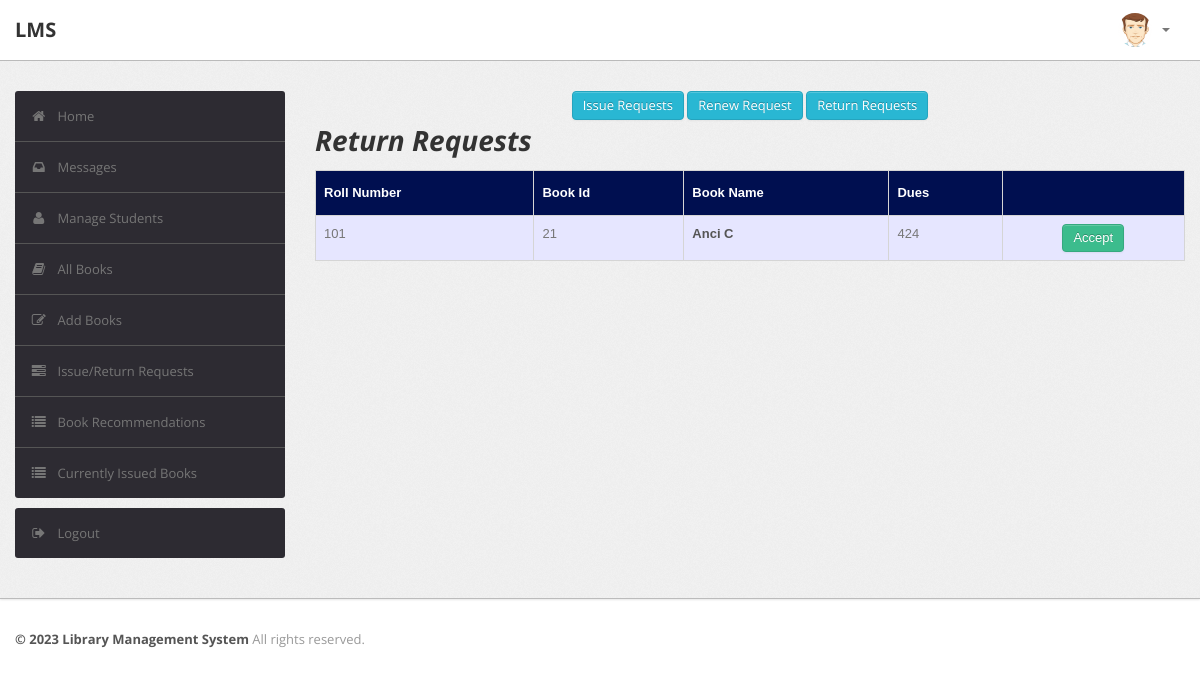
The page /admin/return_requests.php (signed in) on the database its author committed.
### tables this page shows
CREATE TABLE `return` (
  `RollNo` varchar(50) NOT NULL,
  `BookId` int(10) NOT NULL
);

CREATE TABLE `book` (
  `BookId` int(10) NOT NULL,
  `Title` varchar(50) DEFAULT NULL,
  `Publisher` varchar(50) DEFAULT NULL,
  `Year` varchar(50) DEFAULT NULL,
  `Availability` int(5) DEFAULT NULL
);

### admin/return_requests.php (the view, shortened to what this page needs)
<?php
require('dbconn.php');
?>
<?php
if ($_SESSION['RollNo']) {
    ?>
<!DOCTYPE html>
<html lang="en">
    <head>
        <link type="text/css" href="bootstrap/css/bootstrap.min.css" rel="stylesheet">
        <link type="text/css" href="bootstrap/css/bootstrap-responsive.min.css" rel="stylesheet">
        <link type="text/css" href="css/theme.css" rel="stylesheet">
        <link type="text/css" href="images/icons/css/font-awesome.css" rel="stylesheet">
    </head>
    <body>
        <div class="navbar navbar-fixed-top">
            <div class="navbar-inner">
                <div class="container">
                        <a class="brand" href="index.php">LMS </a>
                    <div class="nav-collapse collapse navbar-inverse-collapse">
                        <ul class="nav pull-right">
                            <li class="nav-user dropdown"><a href="#" class="dropdown-toggle" data-toggle="dropdown">
                                <img src="images/user.png" class="nav-avatar" />
                                <b class="caret"></b></a>
                            </li>
                        </ul>
                    </div>
                </div>
            </div>
        </div>
        <div class="wrapper">
            <div class="container">
                <div class="row">
                    <div class="span3">
                        <div class="sidebar">
                            <ul class="widget widget-menu unstyled">
                                <li class="active"><a href="index.php"><i class="menu-icon icon-home"></i>Home
                                </a></li>
                                 <li><a href="message.php"><i class="menu-icon icon-inbox"></i>Messages</a>
                                </li>
                                <li><a href="student.php"><i class="menu-icon icon-user"></i>Manage Students </a>
                                </li>
                                <li><a href="book.php"><i class="menu-icon icon-book"></i>All Books </a></li>
                                <li><a href="addbook.php"><i class="menu-icon icon-edit"></i>Add Books </a></li>
                                <li><a href="requests.php"><i class="menu-icon icon-tasks"></i>Issue/Return Requests </a></li>
                                <li><a href="recommendations.php"><i class="menu-icon icon-list"></i>Book Recommendations </a></li>
                                <li><a href="current.php"><i class="menu-icon icon-list"></i>Currently Issued Books </a></li>
                            </ul>
                            <ul class="widget widget-menu unstyled">
                                <li><a href="logout.php"><i class="menu-icon icon-signout"></i>Logout </a></li>
                            </ul>
                        </div>
                    </div>
                    <div class="span9">
                        <center>
                        <a href="issue_requests.php" class="btn btn-info">Issue Requests</a>
                        <a href="renew_requests.php" class="btn btn-info">Renew Request</a>
                        <a href="return_requests.php" class="btn btn-info">Return Requests</a>
                        </center>
                        <h1><i>Return Requests</i></h1>
                        <table class="table" id = "tables">
                                  <thead>
                                    <tr>
                                      <th>Roll Number</th>
                                      <th>Book Id</th>
                                      <th>Book Name</th>
                                      <th>Dues</th>
                                      <th></th>
                                    </tr>
                                  </thead>
                                  <tbody>
                                    <?php
                            $sql = "SELECT return.BookId, return.RollNo, book.Title, DATEDIFF(CURDATE(), record.Due_Date) AS x
                            FROM `return`
                            JOIN book ON return.BookId = book.BookId
                            JOIN record ON return.BookId = record.BookId AND return.RollNo = record.RollNo;
                            ";
                            $result=$conn->query($sql);
                            while($row=$result->fetch_assoc())
                            {
                                $bookid=$row['BookId'];
                                $rollno=$row['RollNo'];
                                $name=$row['Title'];
                                $dues=$row['x'];
                            ?>
                                    <tr>
                                      <td><?php echo strtoupper($rollno) ?></td>
                                      <td><?php echo $bookid ?></td>
                                      <td><b><?php echo $name ?></b></td>
                                      <td><?php
                                      if($dues > 0)
                                          echo $dues;
                                          else
                                          echo 0; ?></td>
                                      <td><center>
                                        <a href="acceptreturn.php?id1=<?php echo $bookid; ?>&id2=<?php echo $rollno; ?>&id3=<?php echo $dues ?>" class="btn btn-success">Accept</a>
                                    </center></td>
                                    </tr>
                               <?php } ?>
                               </tbody>
                                </table>
                            </div>
                </div>
            </div>
        </div>
<div class="footer">
            <div class="container">
                <b class="copyright">&copy; 2023 Library Management System </b>All rights reserved.
            </div>
        </div>
    </body>
</html>
<?php }
else {
    echo "<script type='text/javascript'>alert('Access Denied!!!')</script>";
} ?>

### admin/css/theme.css (style rules this page uses)
#tables { font-family: "Trebuchet MS", Arial, Helvetica, sans-serif; border-collapse: collapse; width: 100%; }
#tables td, #tables th { border: 1px solid #ddd; padding: 8px; }
#tables tr:nth-child(odd) { background-color: #e6e6ff; }
#tables th { padding-top: 12px; padding-bottom: 12px; text-align: left; background-color: #000F50; color: white; }
body { font-size: 13px; font-family: 'Open Sans', Arial, sans-serif; background: #fff; color: #777 }
h1, h2, h3, h4, h5, h6 { color: #333; margin-top: 0 }
h1 { font-size: 28px }
strong, b { color: #555 }
.wrapper { background: url(../images/bg.png) #eee; border-bottom: 1px solid #bbb; -webkit-box-shadow: 0 1px 2px rgba(0,0,0,0.1); -moz-box-shadow: 0 1px 2px rgba(0,0,0,0.1); box-shadow: 0 1px 2px rgba(0,0,0,0.1); padding: 30px 0 }
.footer { color: #999; padding: 30px 0 60px }
body [class^="icon-"], body [class*=" icon-"] { font-size: 14px; line-height: 20px; height: 20px }
.navbar { position: static!important; margin: 0!important }
.navbar .navbar-inner { background: #fff; border-bottom: 1px solid #bbb; -webkit-box-shadow: 0 1px 2px rgba(0,0,0,0.15); -moz-box-shadow: 0 1px 2px rgba(0,0,0,0.15); box-shadow: 0 1px 2px rgba(0,0,0,0.15) }
.navbar .brand { color: #333; font-weight: bold; font-size: 20px; margin-right: 20px; padding: 20px }
.navbar .nav>li>a { padding: 20px 15px; font-weight: bold; color: #777 }
.nav-user>a { height: 20px }
.nav-avatar { width: 34px; height: 34px; margin: -7px 5px 0 0; -webkit-border-radius: 50%; -moz-border-radius: 50%; border-radius: 50% }
.btn, .btn-box { -webkit-border-radius: 3px; -moz-border-radius: 3px; border-radius: 3px }
.btn { font-size: 13px; font-weight: 600 }
.btn { display: inline-block; margin-bottom: 0; font-weight: 400; text-align: center; vertical-align: middle; cursor: pointer; background-image: none; border: 1px solid transparent; white-space: nowrap; padding: 4px 10px; font-size: 13px; line-height: 1.42857; border-radius: 4px; -webkit-user-select: none; -moz-user-select: none; -ms-user-select: none; user-select: none }
.btn-success { color: #fff; background-color: #3cbc8d; border-color: #36a97f }
.btn-info { color: #fff; background-color: #29b7d3; border-color: #25a4be }
.table { margin-bottom: 0 }
.table th, .table td { border-color: #d5d5d5!important }
.widget-menu { background: #fff; -webkit-border-radius: 3px; -moz-border-radius: 3px; border-radius: 3px; overflow: hidden }
.widget-menu a { color: #555; display: block; line-height: 20px; padding: 15px; text-decoration: none!important }
.widget-menu .menu-icon { margin-right: 10px; color: #767676; -webkit-transition: all .2s ease-in-out; -moz-transition: all .2s ease-in-out; transition: all .2s ease-in-out; }
.widget-menu>li+li { border-top: 1px solid #555 }
.widget-menu>li>a { background-color: #2d2b32; color: #767676; -webkit-transition: all .2s ease-in-out; -moz-transition: all .2s ease-in-out; transition: all .2s ease-in-out; }

### rows shown on the page
return: RollNo "101", BookId "21", BookId.Title "Anci C", dues "424"
